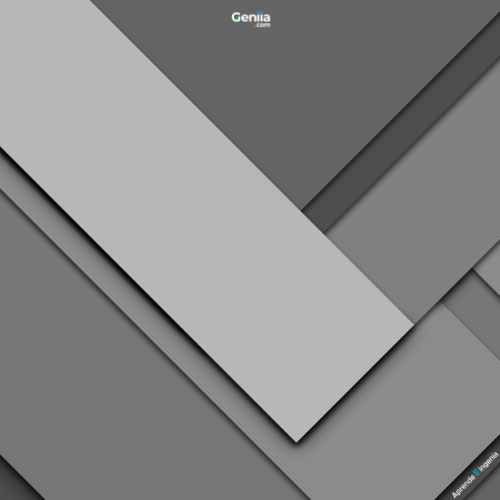
#> input picture Clase 2/img.png, 500 x 500 px
$ python recorte.py
#> lines starting #> are read from the running program, lines starting #| are printed output that depends on the picture
import cv2
import matplotlib.pyplot as plt
import numpy as np

img = 100*np.ones((10,10,3), np.uint8)
img2 = 100*np.ones((10,10,3), np.uint8)


#Se modifica el pixel 4,3 del R
img[4,5,0] = 255
img[4,4,0] = 0
img[5,4,0] = 255
img[5,5,0] = 0

#Se modifica el pixel 4,3 del G
img[4,5,1] = 0
img[4,4,1] = 255
img[5,4,1] = 0
img[5,5,1] = 255

#Se modifica el pixel 4,3 del B
img[4,5,2] = 255
img[4,4,2] = 255
img[5,4,2] = 0
img[5,5,2] = 0

#Recortar
recorte = img[3:7, 3:7]

#Mostrar el recorte
fig = plt.figure()

ax1 = fig.add_subplot(1,2,1)
ax1.imshow(img)
ax1.set_title("Imagen")

ax2 = fig.add_subplot(1,2,2)
ax2.imshow(recorte)
ax2.set_title("Recorte")

plt.show()
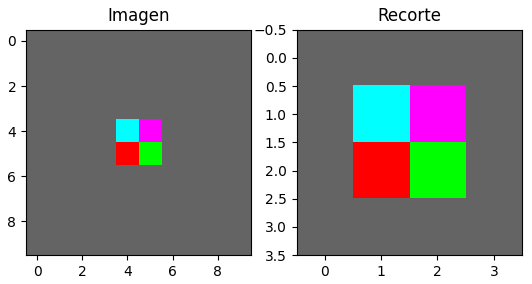
#> figure drawn by matplotlib, 2 panels

#Recortar una imagen
imagen = cv2.imread('img.png')
#> imagen is the input picture: shape (500, 500, 3); mean B, G, R 134.9, 134.9, 134.9

logo = imagen[168:222,256:328]
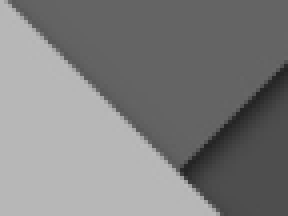
#> logo: shape (54, 72, 3) (shown 4 times larger); min 36, max 187, mean 127.1

cv2.imshow('Imagen Original',imagen)
cv2.imshow('Imagen Recortada',logo)

cv2.waitKey(0)
